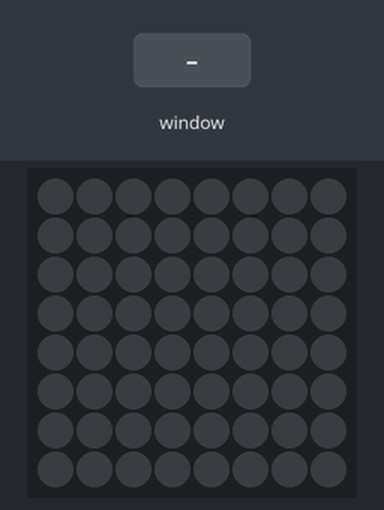
A program run on a simulated Raspberry Pi (BCM pin numbers) with a Sense HAT. On the bench: the Sense HAT's 8×8 RGB LED matrix. Inputs (shaded band) come from the test bench. Dim RGB values are drawn brighter than linear; the desktop window is not drawn, its controls go by their first labels and the mouse button is held 0.15 s.

Above: at 1.3 s.
1.4 s: slider 1 in the window set to 128
At 2.6 s:
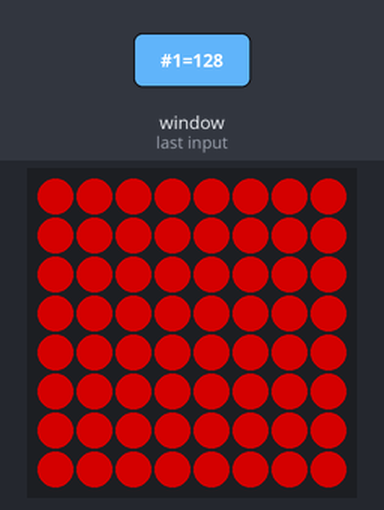
2.9 s: slider 2 in the window set to 128
At 4.0 s:
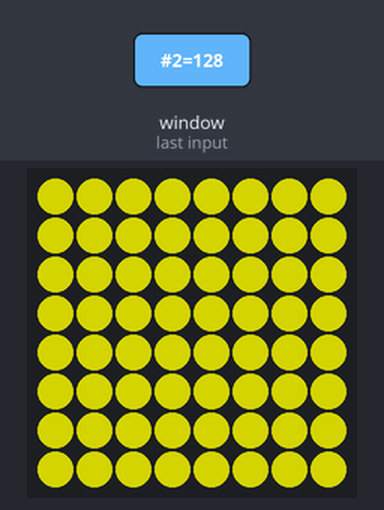
4.4 s: slider 1 in the window set to 0
At 5.1 s:
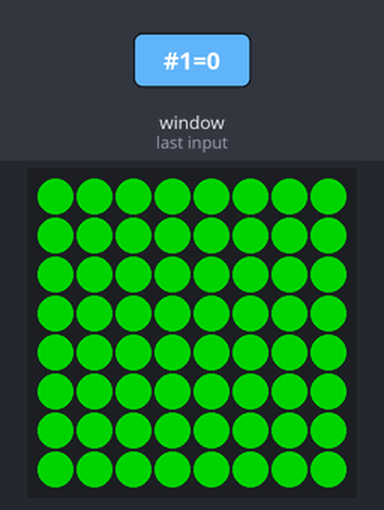
5.9 s: slider 3 in the window set to 128
At 6.3 s:
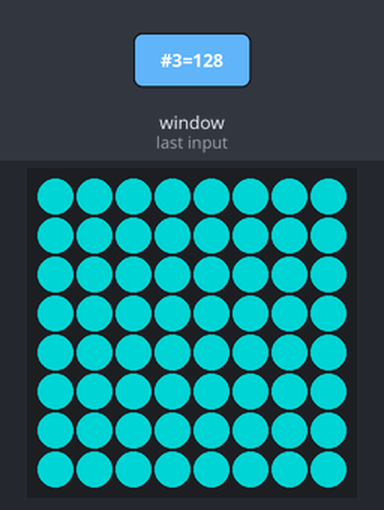
7.4 s: slider 1 in the window set to 255
At 8.6 s:
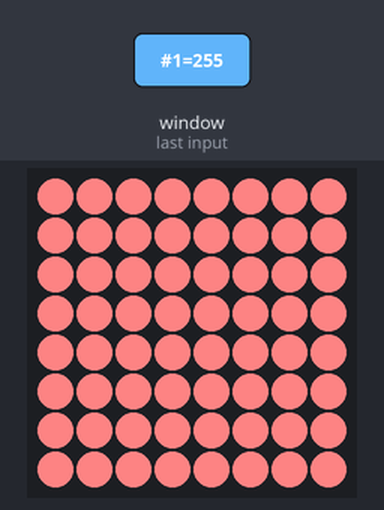
8.9 s: slider 2 in the window set to 0
At 9.8 s:
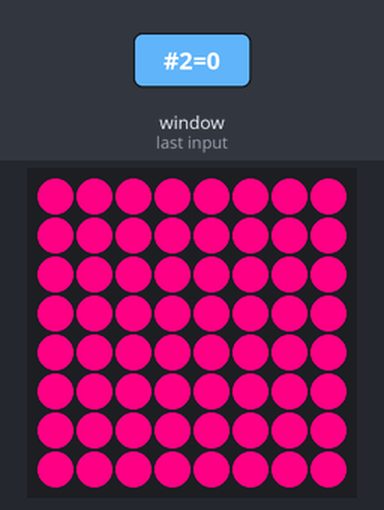
Timing chart, 0 to 11.4 s (numbered marks = the images above; inputs shaded):
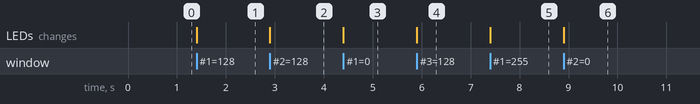

The program:

ch6_senHatSliderRGB.py
```python
from tkinter import *
from sense_hat import SenseHat
from time import sleep

sense = SenseHat()

redValue=0
greenValue=0
blueValue=0

class App:

    def __init__(self, master):
        frame = Frame(master)
        frame.pack()
        Label(frame, text='Red').grid(row=0, column=0)
        Label(frame, text='Green').grid(row=1, column=0)
        Label(frame, text='Blue').grid(row=2, column=0)
        scaleRed = Scale(frame, from_=0, to=255,
              orient=HORIZONTAL, command=self.updateRed)
        scaleRed.grid(row=0, column=1)
        scaleGreen = Scale(frame, from_=0, to=255,
              orient=HORIZONTAL, command=self.updateGreen)
        scaleGreen.grid(row=1, column=1)
        scaleBlue = Scale(frame, from_=0, to=255,
              orient=HORIZONTAL, command=self.updateBlue)
        scaleBlue.grid(row=2, column=1)


    def updateRed(self, duty):
        global redValue
        global greenValue
        global blueValue
        redValue=duty
        sense.clear(int(redValue), int(greenValue), int(blueValue) )

    def updateGreen(self, duty):
        global redValue
        global greenValue
        global blueValue
        greenValue=duty
        sense.clear(int(redValue), int(greenValue), int(blueValue) )

    def updateBlue(self, duty):
        global redValue
        global greenValue
        global blueValue
        blueValue=duty
        sense.clear(int(redValue), int(greenValue), int(blueValue) )

root = Tk()
root.wm_title('Sense Hat RGB Control')
app = App(root)
root.geometry("200x150+0+0")
root.mainloop()
```

Measured:
- after the input at 1.4 s, the LEDs: change at once (image 1)
- after the input at 2.9 s, the LEDs: change at once (image 2)
- after the input at 4.4 s, the LEDs: change at once (image 3)
- after the input at 5.9 s, the LEDs: change at once (image 4)
- after the input at 7.4 s, the LEDs: change at once (image 5)
- after the input at 8.9 s, the LEDs: change at once (image 6)
